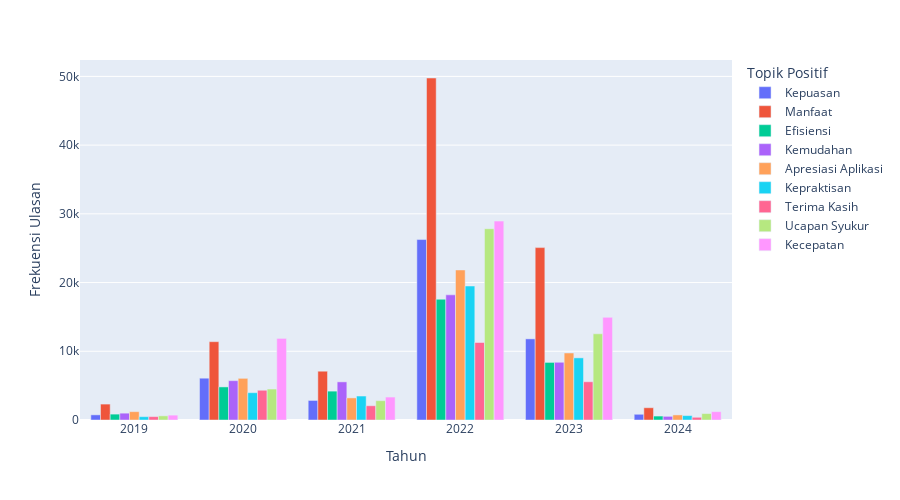

This figure's notebook cell:
### Markdown cell above
# Positive

### Code cell
pipeline_label1 = [
    {'$match': {'label': 1}},
    {'$set': {'at': {'$dateToString': {'date': {'$toDate': '$at'}, 'format': '%Y'}}}},
    {'$group': {'_id': {'at': '$at', 'topic': '$topic'}, 'count': {'$sum': 1}}},
    {'$project': {'_id': 0, 'at': '$_id.at', 'topic': '$_id.topic', 'count': 1}}
]

# Execute the pipeline as 
result = collection.aggregate(pipeline_label1)

# Convert the result into a pandas DataFrame as df_label1
df_label1 = pd.DataFrame(list(result))
df_label1


df_label1['topic'] = df_label1['topic'].map(positive_topics)
df_label1

import plotly.express as px

fig = px.bar(df_label1, x='at', y='count', color='topic', barmode='group', labels={'count': 'Frekuensi Ulasan', 'at': 'Tahun', 'topic': 'Topik Positif'},)
fig.update_layout(xaxis={'type': 'category', 'categoryorder': 'category ascending'})  # Adjust the tickangle value as needed
fig.update_layout(height=500, width=900)

# Add a range slider to the x-axis

fig.show()

### Figure 1 — Plotly figure (JSON) as saved in the notebook; plotly's stock layout.template omitted (floating-point values rounded to 4 significant figures)
{"data": [{"alignmentgroup": "True", "hovertemplate": "Topik Positif=Kepuasan<br>Tahun=%{x}<br>Frekuensi Ulasan=%{y}<extra></extra>", "legendgroup": "Kepuasan", "marker": {"color": "#636efa", "pattern": {"shape": ""}}, "name": "Kepuasan", "offsetgroup": "Kepuasan", "orientation": "v", "showlegend": true, "textposition": "auto", "type": "bar", "x": ["2022", "2024", "2023", "2020", "2019", "2021"], "xaxis": "x", "y": [26258, 833, 11805, 6084, 750, 2845], "yaxis": "y"}, {"alignmentgroup": "True", "hovertemplate": "Topik Positif=Manfaat<br>Tahun=%{x}<br>Frekuensi Ulasan=%{y}<extra></extra>", "legendgroup": "Manfaat", "marker": {"color": "#EF553B", "pattern": {"shape": ""}}, "name": "Manfaat", "offsetgroup": "Manfaat", "orientation": "v", "showlegend": true, "textposition": "auto", "type": "bar", "x": ["2020", "2019", "2022", "2023", "2024", "2021"], "xaxis": "x", "y": [11396, 2316, 49765, 25084, 1787, 7100], "yaxis": "y"}, {"alignmentgroup": "True", "hovertemplate": "Topik Positif=Efisiensi<br>Tahun=%{x}<br>Frekuensi Ulasan=%{y}<extra></extra>", "legendgroup": "Efisiensi", "marker": {"color": "#00cc96", "pattern": {"shape": ""}}, "name": "Efisiensi", "offsetgroup": "Efisiensi", "orientation": "v", "showlegend": true, "textposition": "auto", "type": "bar", "x": ["2019", "2024", "2023", "2020", "2022", "2021"], "xaxis": "x", "y": [856, 574, 8380, 4814, 17572, 4201], "yaxis": "y"}, {"alignmentgroup": "True", "hovertemplate": "Topik Positif=Kemudahan<br>Tahun=%{x}<br>Frekuensi Ulasan=%{y}<extra></extra>", "legendgroup": "Kemudahan", "marker": {"color": "#ab63fa", "pattern": {"shape": ""}}, "name": "Kemudahan", "offsetgroup": "Kemudahan", "orientation": "v", "showlegend": true, "textposition": "auto", "type": "bar", "x": ["2023", "2024", "2021", "2022", "2019", "2020"], "xaxis": "x", "y": [8401, 532, 5550, 18214, 994, 5721], "yaxis": "y"}, {"alignmentgroup": "True", "hovertemplate": "Topik Positif=Apresiasi Aplikasi<br>Tahun=%{x}<br>Frekuensi Ulasan=%{y}<extra></extra>", "legendgroup": "Apresiasi Aplikasi", "marker": {"color": "#FFA15A", "pattern": {"shape": ""}}, "name": "Apresiasi Aplikasi", "offsetgroup": "Apresiasi Aplikasi", "orientation": "v", "showlegend": true, "textposition": "auto", "type": "bar", "x": ["2024", "2023", "2022", "2021", "2019", "2020"], "xaxis": "x", "y": [740, 9751, 21832, 3216, 1212, 6062], "yaxis": "y"}, {"alignmentgroup": "True", "hovertemplate": "Topik Positif=Kepraktisan<br>Tahun=%{x}<br>Frekuensi Ulasan=%{y}<extra></extra>", "legendgroup": "Kepraktisan", "marker": {"color": "#19d3f3", "pattern": {"shape": ""}}, "name": "Kepraktisan", "offsetgroup": "Kepraktisan", "orientation": "v", "showlegend": true, "textposition": "auto", "type": "bar", "x": ["2024", "2023", "2022", "2020", "2019", "2021"], "xaxis": "x", "y": [642, 9042, 19497, 3973, 481, 3488], "yaxis": "y"}, {"alignmentgroup": "True", "hovertemplate": "Topik Positif=Terima Kasih<br>Tahun=%{x}<br>Frekuensi Ulasan=%{y}<extra></extra>", "legendgroup": "Terima Kasih", "marker": {"color": "#FF6692", "pattern": {"shape": ""}}, "name": "Terima Kasih", "offsetgroup": "Terima Kasih", "orientation": "v", "showlegend": true, "textposition": "auto", "type": "bar", "x": ["2019", "2024", "2021", "2022", "2023", "2020"], "xaxis": "x", "y": [493, 395, 2073, 11276, 5565, 4327], "yaxis": "y"}, {"alignmentgroup": "True", "hovertemplate": "Topik Positif=Ucapan Syukur<br>Tahun=%{x}<br>Frekuensi Ulasan=%{y}<extra></extra>", "legendgroup": "Ucapan Syukur", "marker": {"color": "#B6E880", "pattern": {"shape": ""}}, "name": "Ucapan Syukur", "offsetgroup": "Ucapan Syukur", "orientation": "v", "showlegend": true, "textposition": "auto", "type": "bar", "x": ["2022", "2020", "2024", "2023", "2021", "2019"], "xaxis": "x", "y": [27833, 4503, 935, 12543, 2810, 604], "yaxis": "y"}, {"alignmentgroup": "True", "hovertemplate": "Topik Positif=Kecepatan<br>Tahun=%{x}<br>Frekuensi Ulasan=%{y}<extra></extra>", "legendgroup": "Kecepatan", "marker": {"color": "#FF97FF", "pattern": {"shape": ""}}, "name": "Kecepatan", "offsetgroup": "Kecepatan", "orientation": "v", "showlegend": true, "textposition": "auto", "type": "bar", "x": ["2021", "2023", "2019", "2022", "2020", "2024"], "xaxis": "x", "y": [3340, 14934, 708, 28944, 11873, 1217], "yaxis": "y"}], "layout": {"barmode": "group", "height": 500, "legend": {"title": {"text": "Topik Positif"}, "tracegroupgap": 0}, "margin": {"t": 60}, "width": 900, "xaxis": {"anchor": "y", "categoryorder": "category ascending", "domain": [0, 1], "title": {"text": "Tahun"}, "type": "category"}, "yaxis": {"anchor": "x", "domain": [0, 1], "title": {"text": "Frekuensi Ulasan"}}}}
